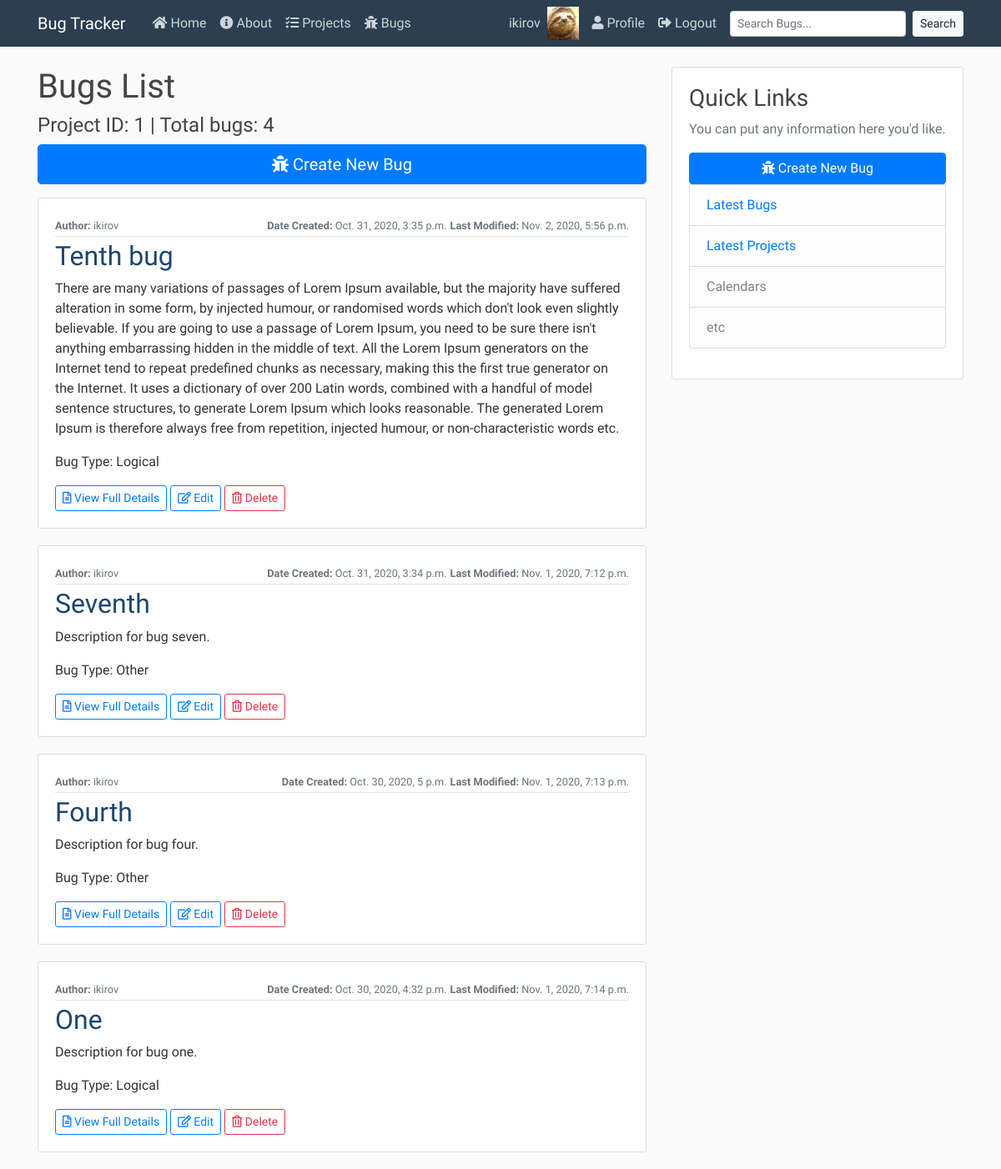
/projects/bugs/project/1 (signed in), run on an earlier commit of the app's database.
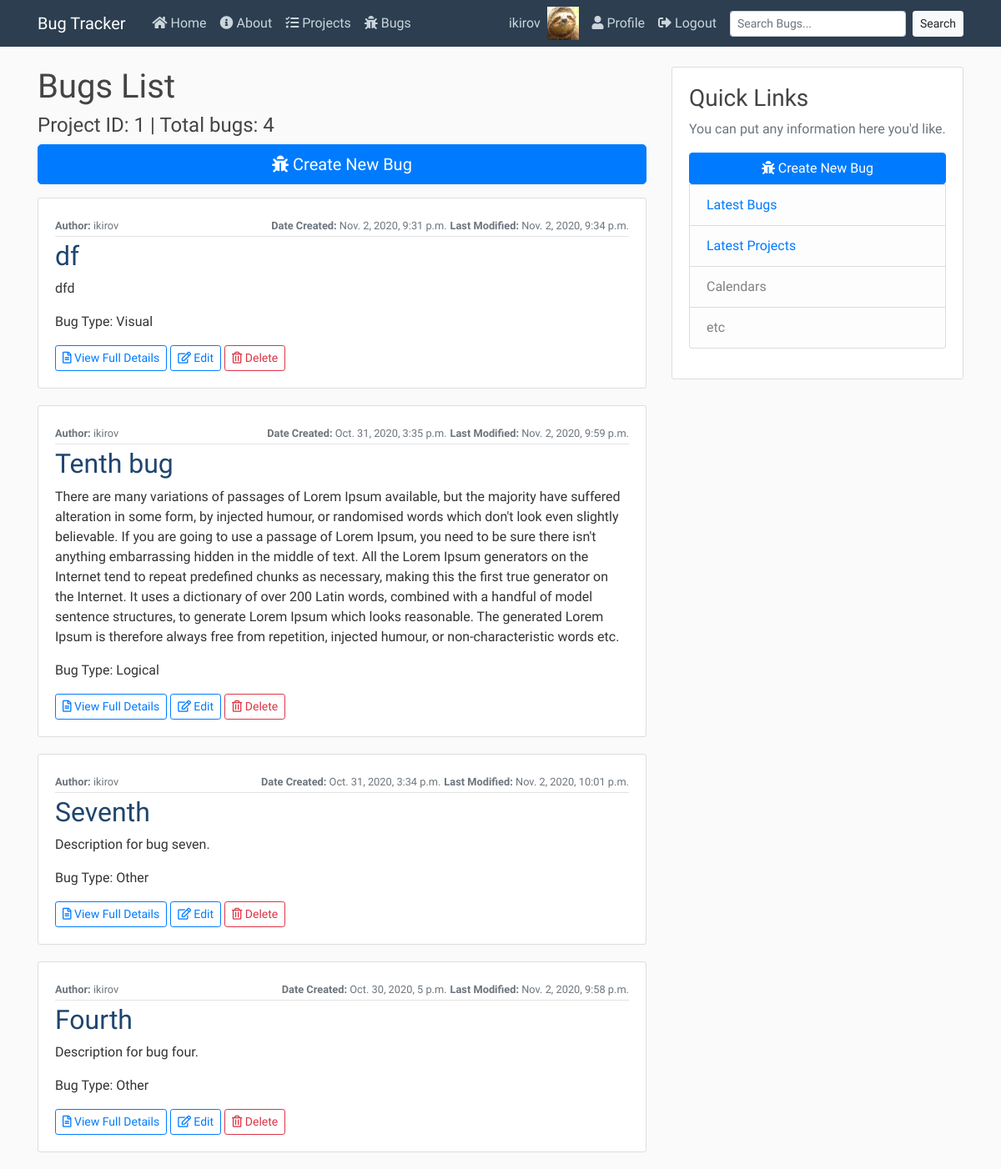
And on a later commit of the database.
### projects/models.py (models this page shows, shortened)
class Bug(models.Model):
    author = models.ForeignKey(User, on_delete=models.DO_NOTHING)
    name = models.CharField(max_length=50)
    desc = models.CharField(max_length=2000)
    BUG_TYPES = (
        ('V', 'Visual'),
        ('L', 'Logical'),
        ('O', 'Other'),
    )
    bug_type = models.CharField(max_length=1, choices=BUG_TYPES)
    date_added = models.DateTimeField(auto_now_add=True)
    date_modified = models.DateTimeField(auto_now=True)
    project = models.ForeignKey(Project, on_delete=models.CASCADE)
    image = models.ImageField(upload_to='bug_pics', default='default_bug.png')
    image2 = models.ImageField(upload_to='bug_pics', default='default_bug.png')
    class Meta:
        ordering = ['-date_added']

### projects/views.py (the view)
# urls.py: path('bugs/project/<int:id>', BugProjectListView.as_view(), name="bugs-project"),
class BugProjectListView(LoginRequiredMixin, ListView):
    model = Bug
    paginate_by = 5
    template_name="projects/project_bugs.html"
    def get_queryset(self):
        project = get_object_or_404(Project, id=self.kwargs.get('id'))
        return Bug.objects.filter(project=project)

### projects/templates/projects/project_bugs.html (shortened to what this page needs)
{% extends "status/base.html" %}
{% block content %}
    <h1>Bugs List</h1>
    <h4>Project ID: {{ view.kwargs.id }} | Total bugs: {{ page_obj.paginator.count }}</h4>
    <p><a class="btn btn-primary btn-lg" style="width: 100%;" href="{% url 'bugs-create' %}"><i class="fas fa-bug"></i> Create New Bug</a></p>
    {% for bug in object_list %}
        <article class="media content-section">
            <div class="media-body">
                <div class="article-metadata">
                    <div style="display: flex; justify-content: space-between;">
                        <div>
                            <small class="text-muted"><strong>Author:</strong> {{ bug.author }}</small>
                        </div>
                        <div>
                            <small class="text-muted"><strong>Date Created:</strong> {{ bug.date_added }}</small>
                            <small class="text-muted"><strong>Last Modified:</strong> {{ bug.date_modified }}</small>
                        </div>
                    </div>
                </div>
                <h2><a class="article-title" href="{% url 'bugs-detail' bug.id %}">{{ bug.name }}</a></h2>
                <p>{{bug.desc}}</p>
                <p class="article-content">Bug Type: {{ bug.get_bug_type_display }}</p>
                <a class="btn btn-outline-primary btn-sm" href="{% url 'bugs-detail' bug.id %}"><i class="far fa-file-alt"></i> View Full Details</a>
                <a class="btn btn-outline-primary btn-sm" href="{% url 'bugs-update' bug.id %}"><i class="far fa-edit"></i> Edit</a>
                <a class="btn btn-outline-danger btn-sm" href="{% url 'bugs-delete' bug.id %}"><i class="far fa-trash-alt"></i> Delete</a>
            </div>
        </article>
    {% endfor %}
{% endblock content %}

What changed in the data, as far as the page shows it:
removed Bug: author "ikirov", date_added "Oct. 30, 2020, 4:32 p.m.", date_modified "Nov. 1, 2020, 7:14 p.m.", name "One", desc "Description for bug one.", bug_type "Logical"
added Bug: author "ikirov", date_added "Nov. 2, 2020, 9:31 p.m.", date_modified "Nov. 2, 2020, 9:34 p.m.", name "df", desc "dfd", bug_type "Visual"
changed Bug "Tenth bug": date_modified "Nov. 2, 2020, 5:56 p.m." → "Nov. 2, 2020, 9:59 p.m."
changed Bug "Seventh": date_modified "Nov. 1, 2020, 7:12 p.m." → "Nov. 2, 2020, 10:01 p.m."
changed Bug "Fourth": date_modified "Nov. 1, 2020, 7:13 p.m." → "Nov. 2, 2020, 9:58 p.m."
